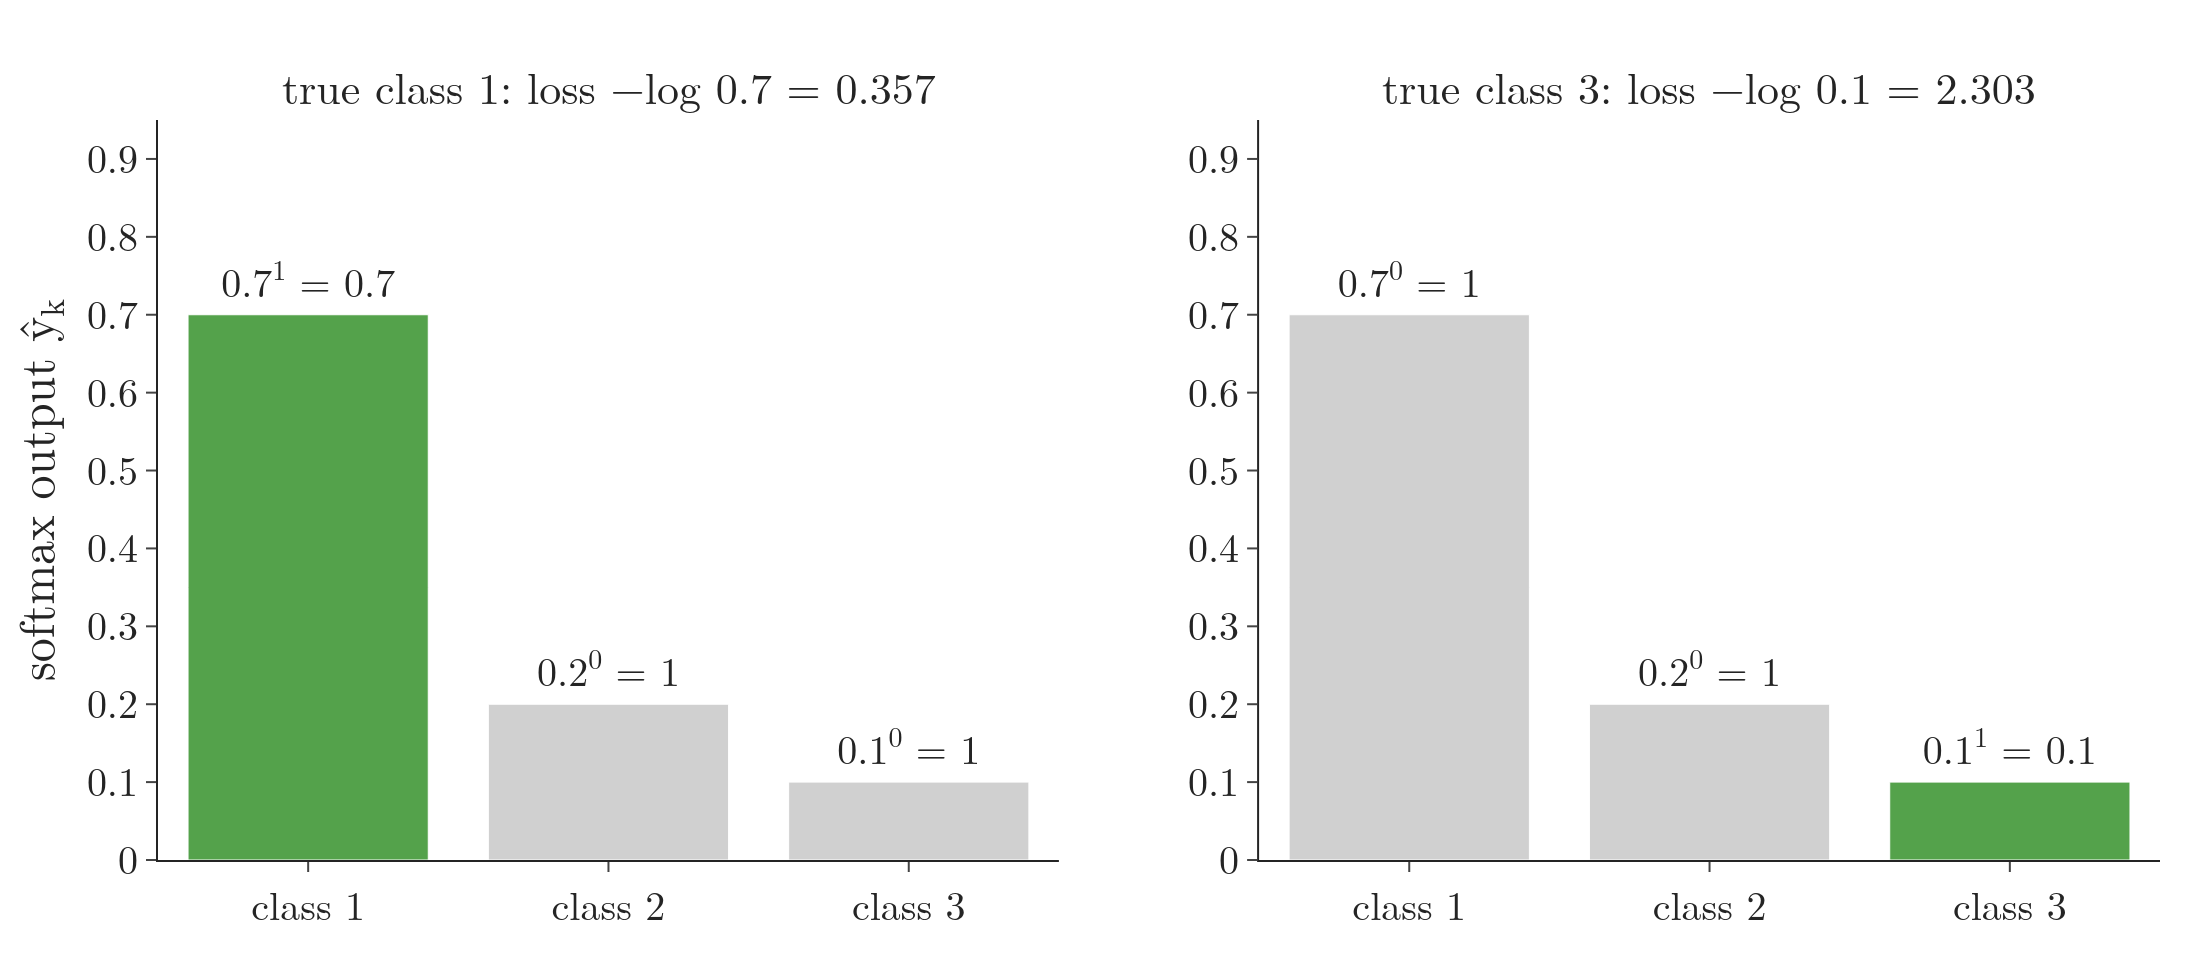

Recreate this plot in Python.
"""Categorical cross entropy (Plotly). A softmax output (0.7, 0.2, 0.1) over three classes. With one-hot targets only
the true class's probability survives in prod_k yhat_k^{y_k} (every other factor is x^0 = 1). If the first class is
true the loss is -log 0.7 = 0.357; if the third class is true, -log 0.1 = 2.303."""
from pathlib import Path

import numpy as np
import plotly.graph_objects as go
from plotly.subplots import make_subplots

HERE = Path(__file__).parent
BLUE, ORANGE, GREEN, RED, GREY = "#4C78A8", "#F58518", "#54A24B", "#E45756", "#6B6B6B"
yhat = np.array([0.7, 0.2, 0.1])
ce = lambda onehot: -np.sum(onehot * np.log(yhat))
assert abs(ce(np.array([1, 0, 0])) - 0.357) < 5e-4 and abs(ce(np.array([0, 0, 1])) - 2.303) < 5e-4
assert np.prod(yhat ** np.array([1, 0, 0])) == 0.7

fig = make_subplots(rows=1, cols=2, horizontal_spacing=0.1,
                    subplot_titles=(f"true class 1: loss −log 0.7 = {ce(np.array([1, 0, 0])):.3f}",
                                    f"true class 3: loss −log 0.1 = {ce(np.array([0, 0, 1])):.3f}"))
for c, true in ((1, 0), (2, 2)):
    onehot = np.eye(3)[true]
    colors = [GREEN if k == true else "#D0D0D0" for k in range(3)]
    txt = [f"{yhat[k]}<sup>{int(onehot[k])}</sup> = {yhat[k] ** onehot[k]:g}" for k in range(3)]
    fig.add_trace(go.Bar(x=["class 1", "class 2", "class 3"], y=yhat, marker_color=colors, text=txt,
                         textposition="outside", textfont=dict(size=20)), 1, c)
fig.update_yaxes(title_text="softmax output ŷ<sub>k</sub>", range=[0, 0.95], row=1, col=1)
fig.update_yaxes(range=[0, 0.95], row=1, col=2)
fig.update_layout(template="simple_white", width=1100, height=480, showlegend=False,
                  font=dict(family="Latin Modern Roman", size=20), margin=dict(l=70, r=20, t=60, b=50))
fig.update_annotations(font_size=22)
fig.write_image(HERE / "categorical_ce.png", scale=2)
fig.write_image(HERE / "categorical_ce.pdf")
